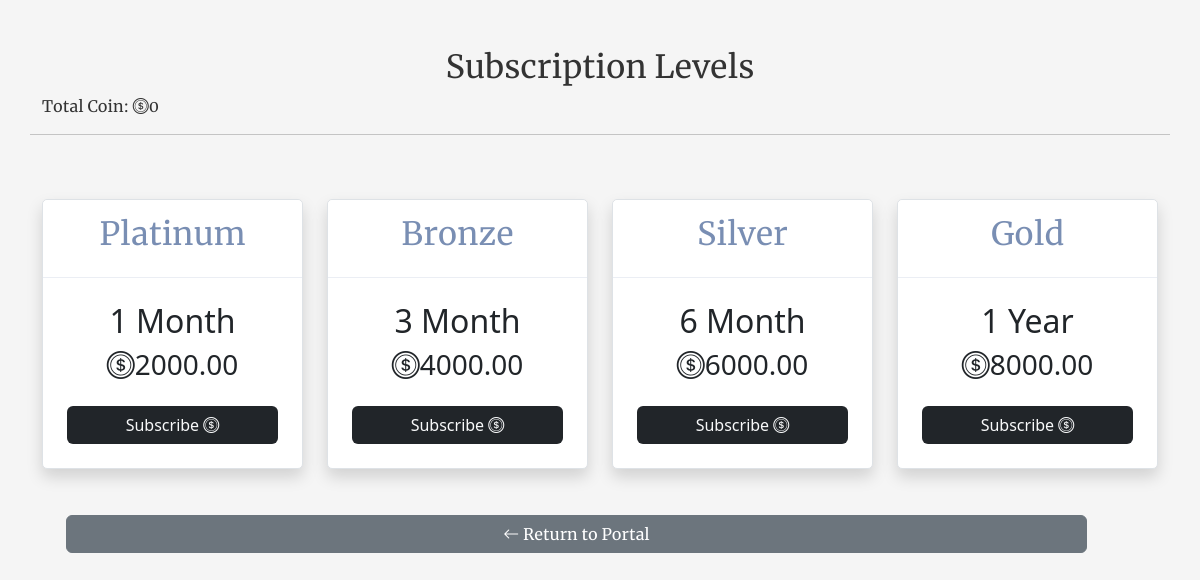
The app's page /coinsub/ (signed in) with its own data.
### myapp/models.py (models this page shows, shortened)
class User(AbstractUser):
    profilepic = models.ImageField(upload_to= 'profilepic', null=True, blank=True, default="avatar.png")
    moredesc = models.TextField(null=True, blank=True)
    businessname = models.CharField(
        max_length=100, unique=True, null=True, blank=True)
    slug = models.SlugField(unique=True, null=True, blank=True)
    country = models.CharField(max_length=100, null=True, blank=True)
    state = models.CharField(max_length=100, null=True, blank=True)
    address = models.CharField(max_length=100, null=True, blank=True)
    phone = models.CharField(max_length=100, null=True, blank=True)
    email = models.EmailField(unique=True)
    meansofid = models.CharField(max_length=100, null=True, blank=True)
    idnumber = models.CharField(max_length=100, null=True, blank=True)
    idpic = models.ImageField(upload_to= 'id', null=True, blank=True)
    qrcode = models.ImageField(null=True, blank=True)
    logo = models.ImageField(null=True, blank=True, default="icon.png")
    currency = models.CharField(max_length=10, null=True, blank=True)
    coins = models.IntegerField(blank=True, null=True, default=0)
    whatsapp = models.CharField(max_length=200, null=True, blank=True)
    facebook = models.CharField(max_length=200, null=True, blank=True)
    instagram = models.CharField(max_length=200, null=True, blank=True)
    username = models.CharField(max_length=100, null=True, blank=True)
    password = models.CharField(max_length=128, null=True, blank=True)
    gender = models.CharField(max_length=100, null=True, blank=True)
    updated = models.DateTimeField(auto_now=True, null=True)
    created = models.DateTimeField(auto_now_add=True, null=True)
    subscribed = models.BooleanField(default=False, null=True, blank=True)
    passwordresetcode = models.CharField(max_length=200, null=True, blank=True)
    passwordresetphone = models.CharField(
        max_length=200, null=True, blank=True)
    securityquestion = models.CharField(max_length=200, null=True, blank=True)
    securityanswer = models.CharField(max_length=100, null=True, blank=True)
    date = models.DateTimeField(default=datetime.now())
    trial_start = models.DateTimeField(null=True, blank=True)
    trial_end = models.DateTimeField(null=True, blank=True)
    record = models.FileField(upload_to="records/", blank=True, null=True)
    USERNAME_FIELD = 'email'
    REQUIRED_FIELDS = ['username']

### subscription/models.py (models this page shows, shortened)
class NairaSubscriptionPlan(models.Model):
    PLAN_CHOICES = (
        ('Basic', 'Basic - Daily Plan'),
        ('Platinum', 'Platinum - Monthly Plan'),
        ('Bronze', 'Bronze - Quarterly Plan'),
        ('Silver', 'Silver - Biannual Plan'),
        ('Gold', 'Gold - Annual Plan'),
        ('ForeignBasic', 'Basic - Daily Plan'),
        ('ForeignPlatinum', 'Platinum - Monthly Plan'),
        ('ForeignBronze', 'Bronze - Quarterly Plan'),
        ('ForeignSilver', 'Silver - Biannual Plan'),
        ('ForeignGold', 'Gold - Annual Plan'),
    )
    plan_type = models.CharField(max_length=20, choices=PLAN_CHOICES)
    price = models.DecimalField(max_digits=10, decimal_places=2)

### myapp/views.py (the view)
# urls.py: path('coinsub/', views.coinsub, name='coinsub'),
@login_required(login_url='loginform')
def coinsub(request):
    if request.user.is_authenticated:
        user = request.user
        nairaGold = NairaSubscriptionPlan.objects.get(plan_type='Gold')
        nairaSilver = NairaSubscriptionPlan.objects.get(plan_type='Silver')
        nairaBronze = NairaSubscriptionPlan.objects.get(plan_type='Bronze')
        nairaPlatinum = NairaSubscriptionPlan.objects.get(plan_type='Platinum')
        nairaBasic = NairaSubscriptionPlan.objects.get(plan_type='Basic')
    context = {'user': user, 'nairaGold': nairaGold, 'nairaSilver': nairaSilver, 'nairaBronze': nairaBronze, 'nairaPlatinum': nairaPlatinum, 'nairaBasic': nairaBasic,
               }
    return render(request, 'myapp/coinsub.html', context)

### myapp/templates/myapp/coinsub.html (shortened to what this page needs)
{% load static %}
<!DOCTYPE html>
<html lang="en">
<head>
    <link rel="stylesheet" href="{% static 'assets/bootstrap-5.3.1-dist/css/bootstrap.min.css' %}">
    <link rel="stylesheet" href="{% static 'assets/bootstrap-icons/bootstrap-icons.css' %}">
    <link rel="stylesheet" href="{% static 'assets/style.css' %}">
</head>
<body>
    <div class="container">
        <div class="row my-5">
            <center>
                <h2>Subscription Levels</h2>
            </center>
            <p>Total Coin: <i class="bi bi-coin"></i>{{user.coins}} </p>
            <hr>
        </div>
        <div class="row">
            <div class="col-lg-3 col-md-4 col-sm-12">
                <div class="card shadow border text-center">
                    <div class="card-header">
                        <h2>Platinum</h2>
                    </div>
                    <div class="card-body p-4">
                        <h2>1 Month</h2>
                        <h3><i class="bi bi-coin"></i>{{nairaPlatinum.price}}</h3>
                        <a href="{% url 'coincallback' %}" class="btn bg-dark text-light w-100 mt-3"
                            onclick="handlePaystackSuccess('Platinum', '{{ confirmation_code }}', '{{ user.email }}', '{{ datetime }}', '{{ due_date }}', 'Platinum')">
                            Subscribe <i class="bi bi-coin"></i>
                        </a>
                    </div>
                </div>
            </div>
            <div class="col-lg-3 col-md-4 col-sm-12">
                <div class="card shadow border text-center">
                    <div class="card-header">
                        <h2>Bronze</h2>
                    </div>
                    <div class="card-body p-4">
                        <h2>3 Month</h2>
                        <h3><i class="bi bi-coin"></i>{{nairaBronze.price}}</h3>
                        <a href="{% url 'coincallback' %}" class="btn bg-dark text-light w-100 mt-3"
                            onclick="handlePaystackSuccess('Bronze', '{{ confirmation_code }}', '{{ user.email }}', '{{ datetime }}', '{{ due_date }}', 'Bronze')">
                            Subscribe <i class="bi bi-coin"></i>
                        </a>
                    </div>
                </div>
            </div>
            <div class="col-lg-3 col-md-4 col-sm-12">
                <div class="card shadow border text-center">
                    <div class="card-header">
                        <h2>Silver</h2>
                    </div>
                    <div class="card-body p-4">
                        <h2>6 Month</h2>
                        <h3><i class="bi bi-coin"></i>{{nairaSilver.price}}</h3>
                        <a href="{% url 'coincallback' %}" class="btn bg-dark text-light w-100 mt-3"
                            onclick="handlePaystackSuccess('Silver', '{{ confirmation_code }}', '{{ user.email }}', '{{ datetime }}', '{{ due_date }}', 'Silver')">
                            Subscribe <i class="bi bi-coin"></i>
                        </a>
                    </div>
                </div>
            </div>
            <div class="col-lg-3 col-md-4 col-sm-12">
                <div class="card shadow border text-center">
                    <div class="card-header">
                        <h2>Gold</h2>
                    </div>
                    <div class="card-body p-4">
                        <h2>1 Year</h2>
                        <h3> <i class="bi bi-coin"></i>{{nairaGold.price}}</h3>
                        <a href="{% url 'coincallback' %}" class="btn bg-dark text-light w-100 mt-3"
                            onclick="handlePaystackSuccess('Gold', '{{ confirmation_code }}', '{{ user.email }}', '{{ datetime }}', '{{ due_date }}', 'Gold')">
                            Subscribe <i class="bi bi-coin"></i>
                        </a>
                    </div>
                </div>
            </div>
        </div>
        <div class="row">
            <div class="col-11 text-center">
                <a href="{% url 'portal' %}" class="btn btn-secondary w-100 mb-5 mt-3 ms-4">
                    <i class="bi bi-arrow-left"></i> Return to Portal
                </a>
            </div>
        </div>
    </div>
</body>
</html>

### static/assets/style.css (style rules this page uses)
:root { scroll-behavior: smooth; }
body { font-family: "Merriweather"; background: #F5F5F5; color: #333333; }
a { color: #4154f1; text-decoration: none; }
a { text-decoration: none; }
.card { margin-bottom: 30px; border: none; border-radius: 5px; box-shadow: 0px 0 30px rgba(166, 184, 12, 0.1); }
.card-header { border-color: #ebeef4; background-color: #fff; color: #798eb3; padding: 15px; }
.card-body { padding: 0 20px 20px 20px; }

### myapp/templates/myapp/coinsub.html (style rules this page uses)
.card-body { font-family: system-ui, -apple-system, BlinkMacSystemFont, 'Segoe UI', Roboto, Oxygen, Ubuntu, Cantarell, 'Open Sans', 'Helvetica Neue', sans-serif; }

### records on screen
User: coins "0"
NairaSubscriptionPlan: price "2000.00"
NairaSubscriptionPlan: price "4000.00"
NairaSubscriptionPlan: price "6000.00"
NairaSubscriptionPlan: price "8000.00"
